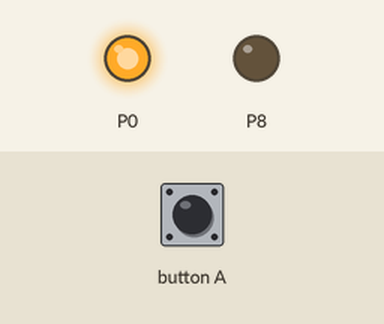
This program was run on a simulated BBC micro:bit (MakeCode). Shown: output pins drawn as LEDs (lit = HIGH). The inputs (shaded band) are chosen by the test bench.

Above: at 1.2 s.
1.3 s: button A pressed for 0.15 s
At 2.7 s:
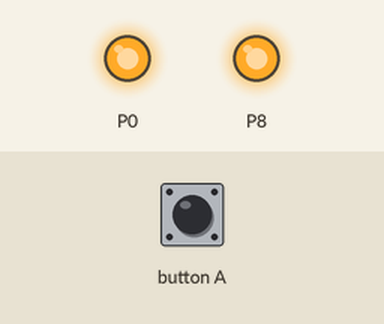
Timing chart, 0 to 4.3 s (numbered marks = the images above; inputs shaded):
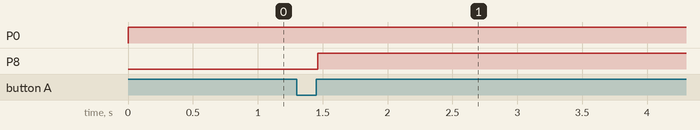

Measured:
- after the input at 1.3 s, P0: stays HIGH (without the input it goes to LOW after 3.7 s); P8: LOW → HIGH after 0.16 s

The program:

main.ts
```typescript
function jaune () {
    pins.digitalWritePin(DigitalPin.P1, 1)
}
input.onButtonPressed(Button.A, function () {
    PIETON = 1
})
function non_pieton () {
    pins.digitalWritePin(DigitalPin.P16, 1)
}
function pieton () {
    pins.digitalWritePin(DigitalPin.P8, 1)
}
function rouge () {
    pins.digitalWritePin(DigitalPin.P2, 1)
}
function vert () {
    pins.digitalWritePin(DigitalPin.P0, 1)
}
let PIETON = 0
PIETON = 0
basic.forever(function () {
    while (PIETON != 1) {
        pins.digitalWritePin(DigitalPin.P0, 0)
        vert()
        basic.pause(5000)
        pins.digitalWritePin(DigitalPin.P0, 0)
        jaune()
        basic.pause(2000)
        pins.digitalWritePin(DigitalPin.P1, 0)
        rouge()
        basic.pause(5000)
        pins.digitalWritePin(DigitalPin.P2, 0)
    }
})
basic.forever(function () {
    while (PIETON == 1) {
        pieton()
    }
})
```

test.ts
```typescript
// les tests vont ici ; cela ne sera pas compilé si ce paquet est utilisé en tant qu'extension.
```
